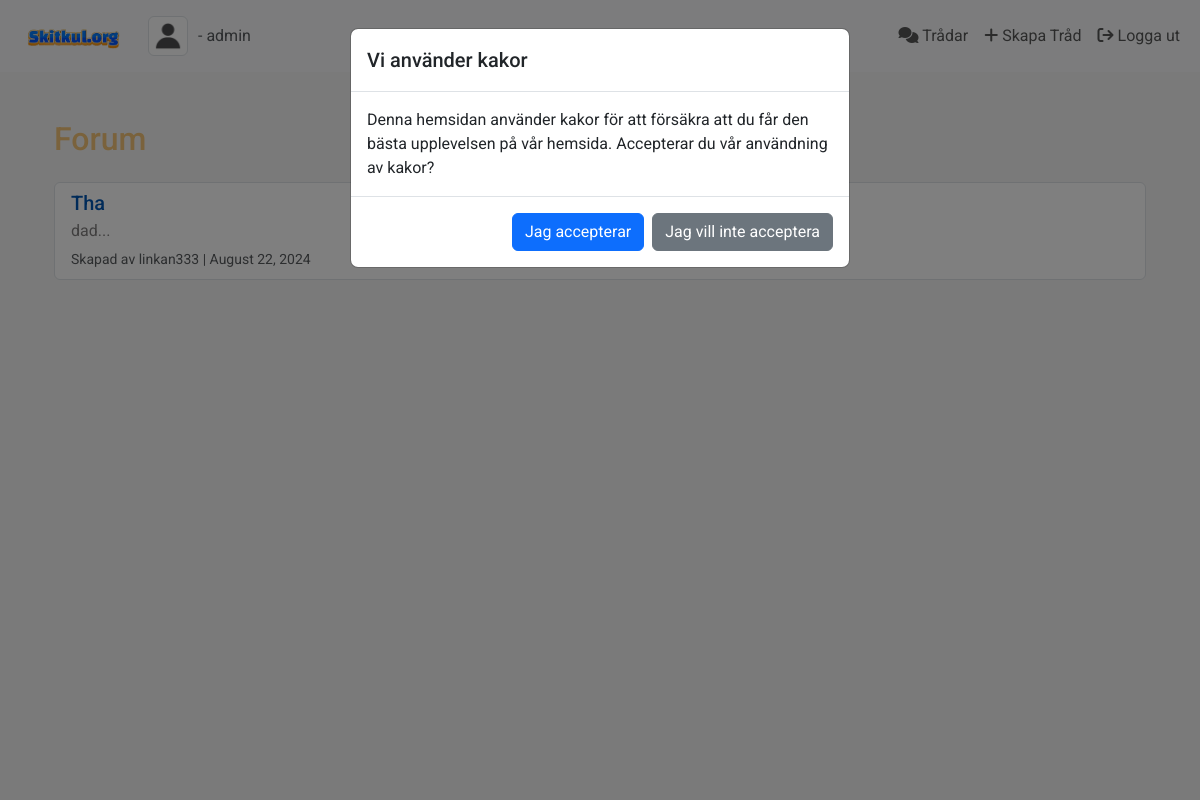
The page /forum (signed in) on the database its author committed.
### app.py (models this page shows, shortened)
class User(db.Model, UserMixin):
    id = db.Column(db.Integer, primary_key=True)
    username = db.Column(db.String(150), nullable=False, unique=True)
    email = db.Column(db.String(150), nullable=False, unique=True)
    password = db.Column(db.String(150), nullable=False)
    profile_picture = db.Column(db.String(150), nullable=True)
    join_date = db.Column(db.DateTime, nullable=False, default=datetime.utcnow)
    is_active = db.Column(db.Boolean, default=False)
    threads = db.relationship('Thread', backref='author', lazy=True)
    is_admin = db.Column(db.Boolean, default=False)
    notifications = db.relationship('Notification', back_populates='user', lazy='dynamic')

class Thread(db.Model):
    id = db.Column(db.Integer, primary_key=True)
    title = db.Column(db.String(150), nullable=False)
    content = db.Column(db.Text, nullable=False)
    author_id = db.Column(db.Integer, db.ForeignKey('user.id'), nullable=False)
    timestamp = db.Column(db.DateTime, default=datetime.utcnow)
    replies = db.relationship('Reply', backref='thread', lazy=True, cascade='all, delete-orphan')

### app.py (the view)
@app.route('/forum')
def forum():
    threads = Thread.query.order_by(Thread.timestamp.desc()).all()
    return render_template('forum.html', threads=threads)

### app.py (called while the page is built)
@login_manager.user_loader
def load_user(user_id):
    return User.query.get(int(user_id))

### templates/forum.html
{% extends "layout.html" %}
{% block content %}
<div class="container mt-5">
    <h2 class="mb-4" style="color: rgba(243, 156, 18, 0.55);">Forum</h2>
    <div class="list-group">
        {% for thread in threads %}
            <a href="{{ url_for('view_thread', thread_id=thread.id) }}" class="list-group-item list-group-item-action border rounded" style="border-color: black;">
                <h5 class="mb-1" style="color: #0056b3;">{{ thread.title }}</h5>
                <p class="mb-1" style="color: #807e7e;">{{ thread.content[:100] }}...</p>
                <small class="text-muted">Skapad av {{ thread.author.username }} | {{ thread.timestamp.strftime('%B %d, %Y') }}</small>
            </a>
        {% else %}
            <p>Inga trådar har skapats ännu.</p>
        {% endfor %}
    </div>
</div>
{% endblock %}

### templates/layout.html (shortened to what this page needs)
<!DOCTYPE html>
<html lang="en">
<head>
    <link href="https://cdn.jsdelivr.net/npm/bootstrap@5.3.3/dist/css/bootstrap.min.css" rel="stylesheet">
    <link rel="stylesheet" href="https://cdnjs.cloudflare.com/ajax/libs/font-awesome/6.6.0/css/all.min.css" />
    <link rel="stylesheet" href="{{ url_for('static', filename='css/styles.css') }}">
</head>
<body>
<nav class="navbar navbar-expand-lg navbar-light bg-light">
    <div class="container-fluid">
        <a class="navbar-brand" href="/">
            <img src="/static/media/logga.png" alt="Skitkul.org" width="120">
        </a>
        <div class="d-flex align-items-center">
            {% if current_user.is_authenticated %}
                {% set profile_pic = current_user.profile_picture or 'default.png' %}
                <img src="{{ url_for('static', filename='profile_pics/' + profile_pic) }}" alt="Profile Picture" class="img-thumbnail" style="width: 40px; height: 40px; margin-right: 10px;">
                <a class="mb-0 text-muted" style="text-decoration: none;" href="{{ url_for('user_profile', username=current_user.username) }}">
                    - {{ current_user.username }}
                </a>
            {% endif %}
        </div>
        <div class="collapse navbar-collapse justify-content-end" id="navbarNav">
            <ul class="navbar-nav">
                <li class="nav-item">
                    <a class="nav-link" href="/forum"><i class="fas fa-comments"></i> Trådar</a>
                </li>
                {% if current_user.is_authenticated %}
                    <li class="nav-item">
                        <a class="nav-link" href="/threads/new"><i class="fas fa-plus"></i> Skapa Tråd</a>
                    </li>
                    <li class="nav-item">
                        <a class="nav-link" href="/logout"><i class="fa-solid fa-arrow-right-from-bracket"></i> Logga ut</a>
                    </li>
                {% endif %}
            </ul>
        </div>
    </div>
</nav>
<div class="modal fade" id="cookieConsentModal" tabindex="-1" aria-labelledby="cookieConsentModalLabel" aria-hidden="true">
    <div class="modal-dialog">
        <div class="modal-content">
            <div class="modal-header">
                <h5 class="modal-title" id="cookieConsentModalLabel">Vi använder kakor</h5>
            </div>
            <div class="modal-body">
                Denna hemsidan använder kakor för att försäkra att du får den bästa upplevelsen på vår hemsida. Accepterar du vår användning av kakor?
            </div>
            <div class="modal-footer">
                <button type="button" class="btn btn-primary" id="acceptCookies">Jag accepterar</button>
                <button type="button" class="btn btn-secondary" id="declineCookies">Jag vill inte acceptera</button>
            </div>
        </div>
    </div>
</div>
    <div class="container">
        {% block content %}{% endblock %}
    </div>
    </body>
</html>

### static/styles.css (style rules this page uses)
body { font-family: 'Roboto', sans-serif; background: whitesmoke; }
.navbar-brand img { max-height: 50px; }

### rows shown on the page
User: username "admin"
Thread: title "Tha", content "dad", author.username "linkan333", timestamp "August 22, 2024"
